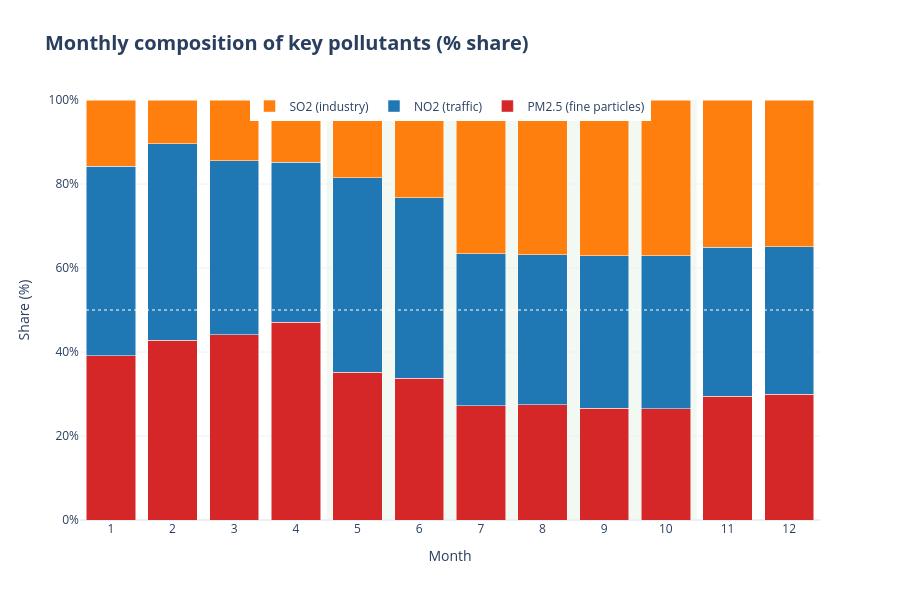

Notebook code for this chart:
### Code cell
# 1. Group by month
df['Month'] = df['date'].dt.month
# Monthly mean concentrations for three key pollutants
monthly_data = df.groupby('Month')[['pm2_5', 'nitrogen_dioxide', 'sulphur_dioxide']].mean()

# 2. Convert to percentage share within each month
monthly_data['Total'] = monthly_data.sum(axis=1)

monthly_data['pct_pm25'] = (monthly_data['pm2_5'] / monthly_data['Total']) * 100
monthly_data['pct_no2'] = (monthly_data['nitrogen_dioxide'] / monthly_data['Total']) * 100
monthly_data['pct_so2'] = (monthly_data['sulphur_dioxide'] / monthly_data['Total']) * 100

# Stacked bar chart
fig = go.Figure()

# PM2.5
fig.add_trace(go.Bar(
    x=monthly_data.index,
    y=monthly_data['pct_pm25'],
    name='PM2.5 (fine particles)',
    marker_color='#d62728',
    hovertemplate="Month %{x}<br>PM2.5: <b>%{y:.1f}%</b><br>(Actual: %{customdata:.1f})<extra></extra>",
    customdata=monthly_data['pm2_5']
))

# NO2
fig.add_trace(go.Bar(
    x=monthly_data.index,
    y=monthly_data['pct_no2'],
    name='NO2 (traffic)',
    marker_color='#1f77b4',
    hovertemplate="Month %{x}<br>NO2: <b>%{y:.1f}%</b><br>(Actual: %{customdata:.1f})<extra></extra>",
    customdata=monthly_data['nitrogen_dioxide']
))

# SO2
fig.add_trace(go.Bar(
    x=monthly_data.index,
    y=monthly_data['pct_so2'],
    name='SO2 (industry)',
    marker_color='#ff7f0e',
    hovertemplate="Month %{x}<br>SO2: <b>%{y:.1f}%</b><br>(Actual: %{customdata:.1f})<extra></extra>",
    customdata=monthly_data['sulphur_dioxide']
))

fig.update_layout(
    title="<b>Monthly composition of key pollutants (% share)</b>",
    title_font=dict(size=20),
    barmode='stack',
    template="plotly_white",
    height=600,
    legend=dict(orientation="h", y=1.02, x=0.5, xanchor="center"),
    xaxis=dict(
        title="Month",
        tickmode='linear',
        tickvals=list(range(1, 13))
    ),
    yaxis=dict(
        title="Share (%)",
        range=[0, 100],
        ticksuffix="%"
    )
)

# Highlight rainy season (May–Oct)
fig.add_shape(
    type="rect",
    x0=4.5, x1=10.5, y0=0, y1=100,
    fillcolor="green", opacity=0.05, layer="below", line_width=0,
)
fig.add_annotation(
    text="Rainy season (May–Oct)",
    x=7.5, y=105, showarrow=False,
    font=dict(color="green", size=10)
)

# Reference line at 50%
fig.add_hline(y=50, line_dash="dot", line_color="white", opacity=0.5)

### Figure 1 — Plotly figure (JSON) as saved in the notebook; plotly's stock layout.template omitted (floating-point values rounded to 4 significant figures)
{"data": [{"customdata": [30.91, 21.72, 19.12, 24.1, 24.59, 28.39, 19.95, 19.61, 21.52, 26.17, 29.28, 24.21], "hovertemplate": "Month %{x}<br>PM2.5: <b>%{y:.1f}%</b><br>(Actual: %{customdata:.1f})<extra></extra>", "marker": {"color": "#d62728"}, "name": "PM2.5 (fine particles)", "type": "bar", "x": [1, 2, 3, 4, 5, 6, 7, 8, 9, 10, 11, 12], "y": [39.07, 42.77, 44.07, 47.07, 35.16, 33.7, 27.19, 27.44, 26.66, 26.46, 29.45, 29.96]}, {"customdata": [35.75, 23.77, 17.99, 19.52, 32.4, 36.28, 26.53, 25.54, 29.31, 36.04, 35.34, 28.34], "hovertemplate": "Month %{x}<br>NO2: <b>%{y:.1f}%</b><br>(Actual: %{customdata:.1f})<extra></extra>", "marker": {"color": "#1f77b4"}, "name": "NO2 (traffic)", "type": "bar", "x": [1, 2, 3, 4, 5, 6, 7, 8, 9, 10, 11, 12], "y": [45.18, 46.81, 41.45, 38.11, 46.33, 43.06, 36.16, 35.75, 36.31, 36.43, 35.53, 35.07]}, {"customdata": [12.46, 5.291, 6.284, 7.587, 12.94, 19.58, 26.9, 26.31, 29.89, 36.72, 34.83, 28.27], "hovertemplate": "Month %{x}<br>SO2: <b>%{y:.1f}%</b><br>(Actual: %{customdata:.1f})<extra></extra>", "marker": {"color": "#ff7f0e"}, "name": "SO2 (industry)", "type": "bar", "x": [1, 2, 3, 4, 5, 6, 7, 8, 9, 10, 11, 12], "y": [15.75, 10.42, 14.48, 14.82, 18.5, 23.24, 36.65, 36.81, 37.03, 37.11, 35.02, 34.98]}], "layout": {"annotations": [{"font": {"color": "green", "size": 10}, "showarrow": false, "text": "Rainy season (May–Oct)", "x": 7.5, "y": 105}], "barmode": "stack", "height": 600, "legend": {"orientation": "h", "x": 0.5, "xanchor": "center", "y": 1.02}, "shapes": [{"fillcolor": "green", "layer": "below", "line": {"width": 0}, "opacity": 0.05, "type": "rect", "x0": 4.5, "x1": 10.5, "y0": 0, "y1": 100}, {"line": {"color": "white", "dash": "dot"}, "opacity": 0.5, "type": "line", "x0": 0, "x1": 1, "xref": "x domain", "y0": 50, "y1": 50, "yref": "y"}], "title": {"font": {"size": 20}, "text": "<b>Monthly composition of key pollutants (% share)</b>"}, "xaxis": {"tickmode": "linear", "tickvals": [1, 2, 3, 4, 5, 6, 7, 8, 9, 10, 11, 12], "title": {"text": "Month"}}, "yaxis": {"range": [0, 100], "ticksuffix": "%", "title": {"text": "Share (%)"}}}}
